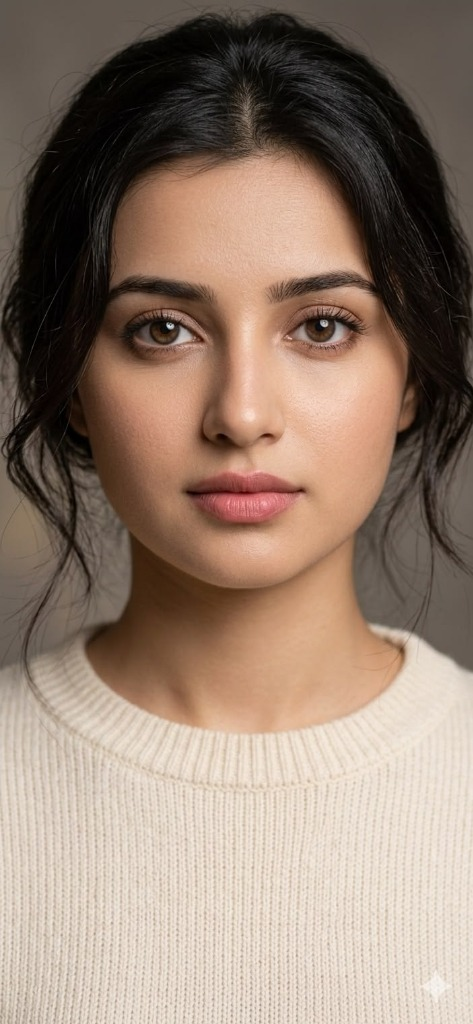
#> input picture samples/woman.jpg, 473 x 1024 px; the run also reads 1 picture not shown here
$ python generate_and_organize_data.py
#> lines starting #> are read from the running program, lines starting #| are printed output that depends on the picture; after the words box and inside, x2 and y2 are one past the last pixel; in counts of white or black regions, pixels touching at a corner belong together
import os
import glob
import random
import numpy as np
import cv2
from PIL import Image, ImageEnhance, ImageFilter, ImageOps

def create_degraded_twin(img_np):
    """Creates a degraded twin (JPEG q30-70, resize 0.5x, WhatsApp-style re-encode, crop)."""
    h, w = img_np.shape[:2]
    aug_type = random.choice(["jpeg", "resize", "crop", "whatsapp"])

    if aug_type == "jpeg":
        q = random.randint(30, 65)
        _, enc = cv2.imencode(".jpg", img_np, [int(cv2.IMWRITE_JPEG_QUALITY), q])
        degraded = cv2.imdecode(enc, 1)
    elif aug_type == "resize":
        scale = random.uniform(0.4, 0.6)
        small = cv2.resize(img_np, (int(w * scale), int(h * scale)), interpolation=cv2.INTER_AREA)
        degraded = cv2.resize(small, (w, h), interpolation=cv2.INTER_LINEAR)
    elif aug_type == "crop":
        crop_ratio = random.uniform(0.75, 0.90)
        ch, cw = int(h * crop_ratio), int(w * crop_ratio)
        sy = random.randint(0, h - ch)
        sx = random.randint(0, w - cw)
        cropped = img_np[sy:sy+ch, sx:sx+cw]
        degraded = cv2.resize(cropped, (w, h), interpolation=cv2.INTER_LINEAR)
    else: # whatsapp-style double jpeg + resize
        small = cv2.resize(img_np, (int(w * 0.5), int(h * 0.5)), interpolation=cv2.INTER_AREA)
        _, enc = cv2.imencode(".jpg", small, [int(cv2.IMWRITE_JPEG_QUALITY), 40])
        decoded = cv2.imdecode(enc, 1)
        degraded = cv2.resize(decoded, (w, h), interpolation=cv2.INTER_LINEAR)

    return degraded

def generate_sbi_faceswap(img_np):
    """Generate Self-Blended Image (SBI) face swap pseudo-fake from real image."""
    h, w = img_np.shape[:2]
    mask = np.zeros((h, w), dtype=np.float32)
    center_y, center_x = int(h * 0.45), int(w * 0.5)
    axes = (int(w * 0.25), int(h * 0.3))
    cv2.ellipse(mask, (center_x, center_y), axes, 0, 0, 360, 1.0, -1)

    sigma = random.uniform(15, 30)
    mask = cv2.GaussianBlur(mask, (0, 0), sigma)
    mask_3d = np.stack([mask]*3, axis=-1)

    source_copy = img_np.copy()
    if random.random() < 0.5:
        source_copy = cv2.GaussianBlur(source_copy, (5, 5), 0)
    hsv = cv2.cvtColor(source_copy, cv2.COLOR_BGR2HSV).astype(np.float32)
    hsv[:, :, 0] = (hsv[:, :, 0] + random.uniform(-10, 10)) % 180
    hsv[:, :, 1] = np.clip(hsv[:, :, 1] * random.uniform(0.8, 1.2), 0, 255)
    source_copy = cv2.cvtColor(hsv.astype(np.uint8), cv2.COLOR_HSV2BGR)

    blended = (source_copy.astype(np.float32) * mask_3d + img_np.astype(np.float32) * (1 - mask_3d)).astype(np.uint8)
    return blended

def generate_inpainting_edit(img_np):
    """Generates localized inpainting/editing synthetic artifact."""
    h, w = img_np.shape[:2]
    edited = img_np.copy()
    rx = random.randint(int(w * 0.2), int(w * 0.6))
    ry = random.randint(int(h * 0.2), int(h * 0.6))
    rw = random.randint(int(w * 0.25), int(w * 0.4))
    rh = random.randint(int(h * 0.25), int(h * 0.4))

    sub = edited[ry:ry+rh, rx:rx+rw]
    if sub.shape[0] > 0 and sub.shape[1] > 0:
        sub_edited = cv2.bilateralFilter(sub, 9, 75, 75)
        sub_edited = cv2.addWeighted(sub_edited, 0.85, np.full_like(sub_edited, 128), 0.15, 0)
        edited[ry:ry+rh, rx:rx+rw] = sub_edited
    return edited

def generate_cutout_alpha(img_np):
    """Creates transparent PNG cutout image (alpha channel edit)."""
    h, w = img_np.shape[:2]
    rgba = cv2.cvtColor(img_np, cv2.COLOR_BGR2BGRA)
    mask = np.ones((h, w), dtype=np.uint8) * 255
    margin_w = int(w * 0.15)
    margin_h = int(h * 0.15)
    mask[:margin_h, :] = 0
    mask[-margin_h:, :] = 0
    mask[:, :margin_w] = 0
    mask[:, -margin_w:] = 0
    rgba[:, :, 3] = mask
    return rgba

def main():
    print("=== Generating & Organizing Dataset ===")

    categories = ["real_camera", "real_compressed", "ai_full", "ai_edit", "faceswap"]
    for c in categories:
        os.makedirs(f"data/{c}", exist_ok=True)

    subfolders = {
        "real_camera": ["camera_photos", "celeba_real"],
        "real_compressed": ["camera_photos", "celeba_real"],
        "ai_full": ["sd_v15", "midjourney"],
        "ai_edit": ["inpainting", "cutout_alpha"],
        "faceswap": ["sbi_swap", "deepfake_swap"]
    }

    for c, subs in subfolders.items():
        for s in subs:
            os.makedirs(f"data/{c}/{s}", exist_ok=True)

    # Collect real images from disk
    existing_reals = glob.glob("data/real/*.jpg") + glob.glob("data/real/*.png")
    if not existing_reals:
        existing_reals = glob.glob("samples/*.jpg") + glob.glob("samples/*.png")

    print(f"Found {len(existing_reals)} seed real images.")

    for idx, path in enumerate(existing_reals):
        sub = "camera_photos" if idx % 2 == 0 else "celeba_real"
        img = cv2.imread(path)
#> img is the input picture: shape (1024, 473, 3); mean B, G, R 111.9, 126.6, 147.1
        if img is None:
            continue
        out_name = f"real_{idx:04d}.jpg"
        cv2.imwrite(f"data/real_camera/{sub}/{out_name}", img)

        # Degraded twin
        degraded = create_degraded_twin(img)
#> in create_degraded_twin, `_, enc = cv2.imencode(".jpg", small, [int(cv2.IMWRITE_JPEG_QUALITY), 4..`: enc = 9152 values, max 255 at index 0, min 0 at index 4, mean 120.3
        cv2.imwrite(f"data/real_compressed/{sub}/{out_name}", degraded)

        # Inpainting edit
        inpainted = generate_inpainting_edit(img)
#> in generate_inpainting_edit, `sub = edited[ry:ry+rh, rx:rx+rw]`:
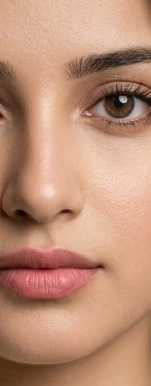
#> sub: shape (386, 151, 3); mean B, G, R 118.1, 142.5, 188.6
#> in generate_inpainting_edit, `sub_edited = cv2.addWeighted(sub_edited, 0.85, np.full_like(sub_edited..`:
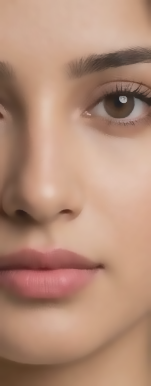
#> sub_edited: shape (386, 151, 3); mean B, G, R 119.6, 140.4, 179.6
#> in generate_inpainting_edit, `edited[ry:ry+rh, rx:rx+rw] = sub_edited`: edited: shape (1024, 473, 3); 12.03% of pixels changed, all inside (x1, y1, x2, y2) = (201, 224, 352, 610)
        cv2.imwrite(f"data/ai_edit/inpainting/edit_inpainted_{idx:04d}.jpg", inpainted)

        # Cutout alpha
        cutout = generate_cutout_alpha(img)
        cv2.imwrite(f"data/ai_edit/cutout_alpha/edit_cutout_{idx:04d}.png", cutout)

        # SBI faceswap
        sbi = generate_sbi_faceswap(img)
#> in generate_sbi_faceswap, `cv2.ellipse(mask, (center_x, center_y), axes, 0, 0, 360, 1.0, -1)`:
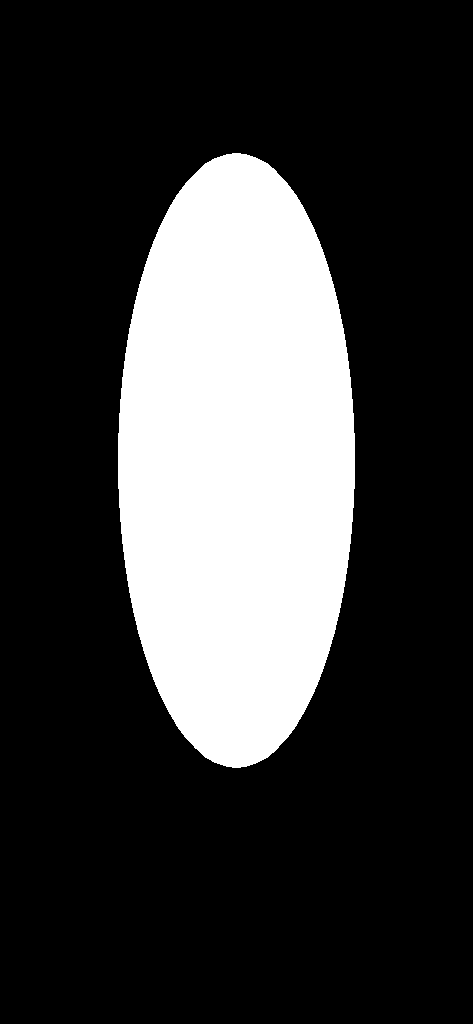
#> mask: shape (1024, 473) float32; values 0 (black) and 1 (white), 23.6% white; 1 white region, box (x1, y1, x2, y2) and area: (118, 153, 355, 768) 114313
#> in generate_sbi_faceswap, `hsv[:, :, 1] = np.clip(hsv[:, :, 1] * random.uniform(0.8, 1.2), 0, 255)`:
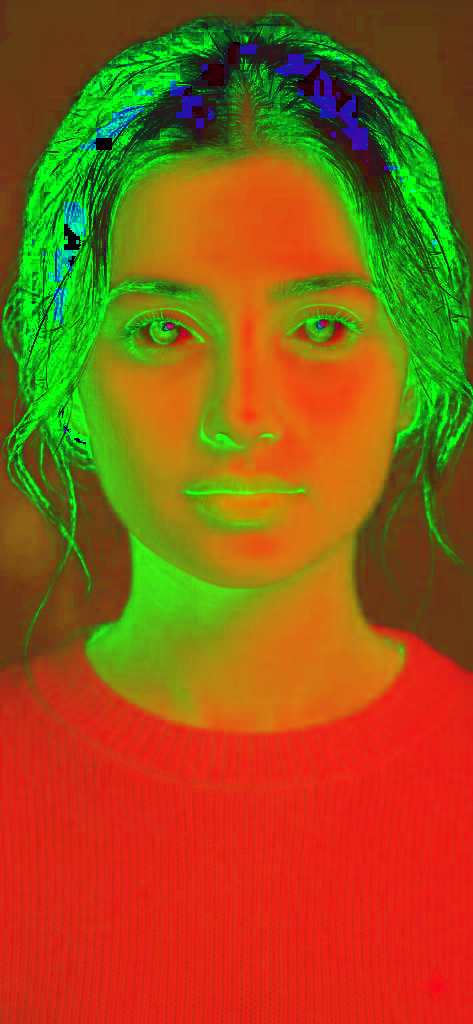
#> hsv: shape (1024, 473, 3) float32; mean B, G, R 22.1, 90, 147.1
        cv2.imwrite(f"data/faceswap/sbi_swap/swap_sbi_{idx:04d}.jpg", sbi)

        # Deepfake face swap variant
        sbi2 = generate_sbi_faceswap(cv2.flip(img, 1))
#> in generate_sbi_faceswap (call 2), `source_copy = img_np.copy()`:
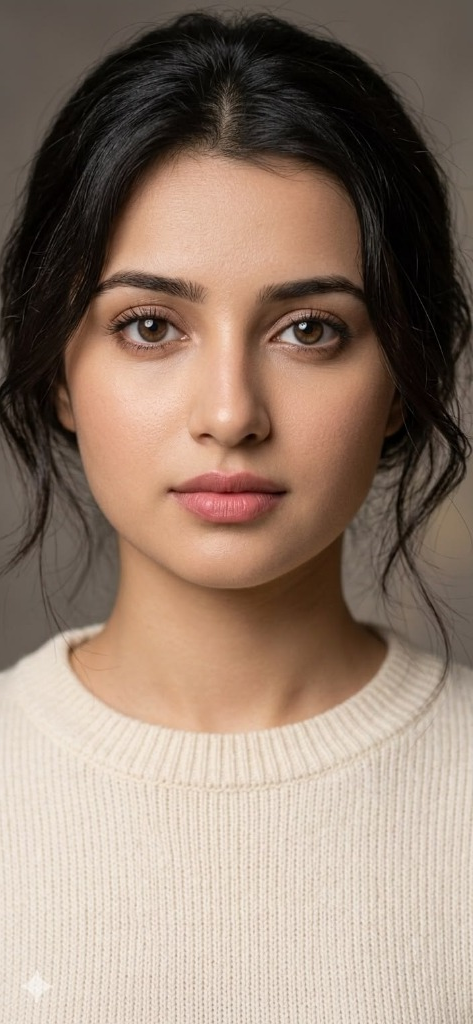
#> source_copy: shape (1024, 473, 3); mean of channels 0, 1, 2 111.9, 126.6, 147.1; drawn as B, G, R
#> in generate_sbi_faceswap (call 2), `hsv[:, :, 1] = np.clip(hsv[:, :, 1] * random.uniform(0.8, 1.2), 0, 255)`:
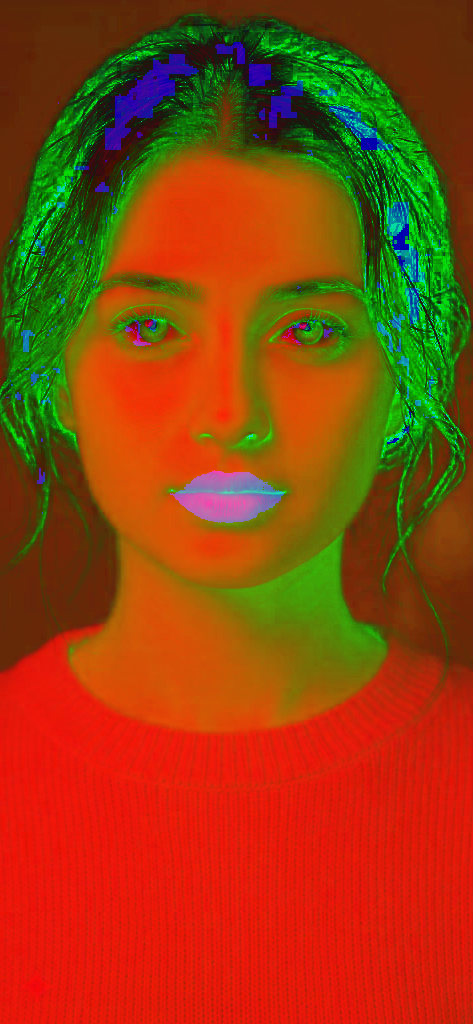
#> hsv: shape (1024, 473, 3) float32; mean of channels 0, 1, 2 13.3, 65.5, 147.1; drawn as B, G, R
        cv2.imwrite(f"data/faceswap/deepfake_swap/swap_df_{idx:04d}.jpg", sbi2)
#> pass 2 of the loop in main, `for idx, path in enumerate(existing_reals):`:
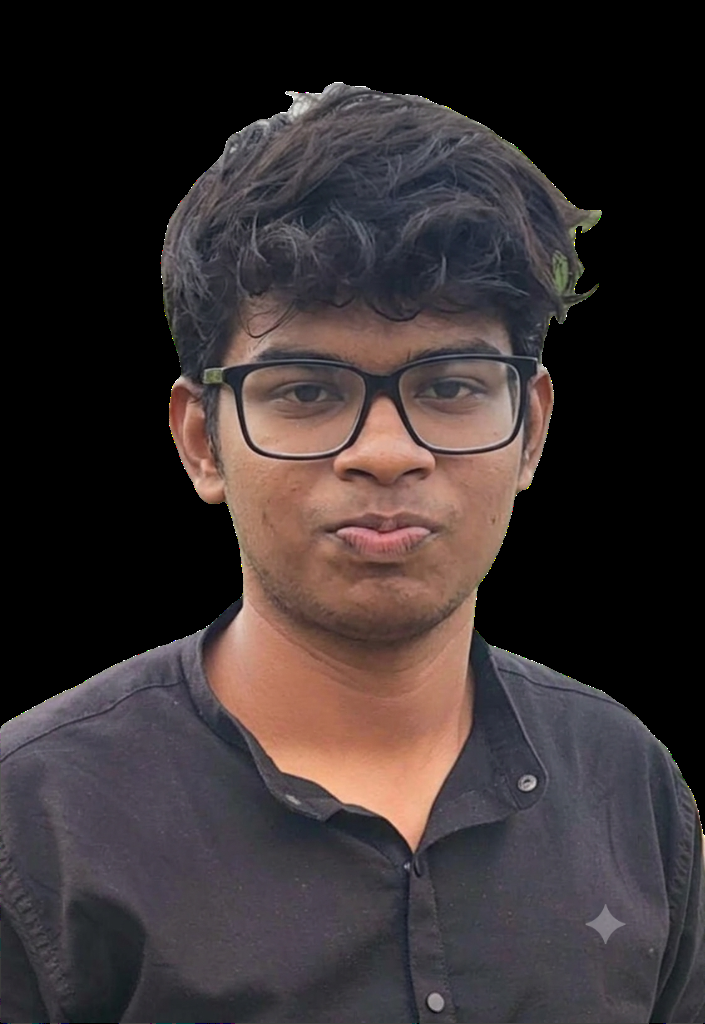
#> input picture samples/guy.png, 705 x 1024 px
#> in main, img is the input picture: shape (1024, 705, 3); mean B, G, R 48.4, 47.8, 56
#> sub: shape (293, 266, 3)
#> edited: shape (1024, 705, 3)
#> in generate_sbi_faceswap (call 3), `cv2.ellipse(mask, (center_x, center_y), axes, 0, 0, 360, 1.0, -1)`:
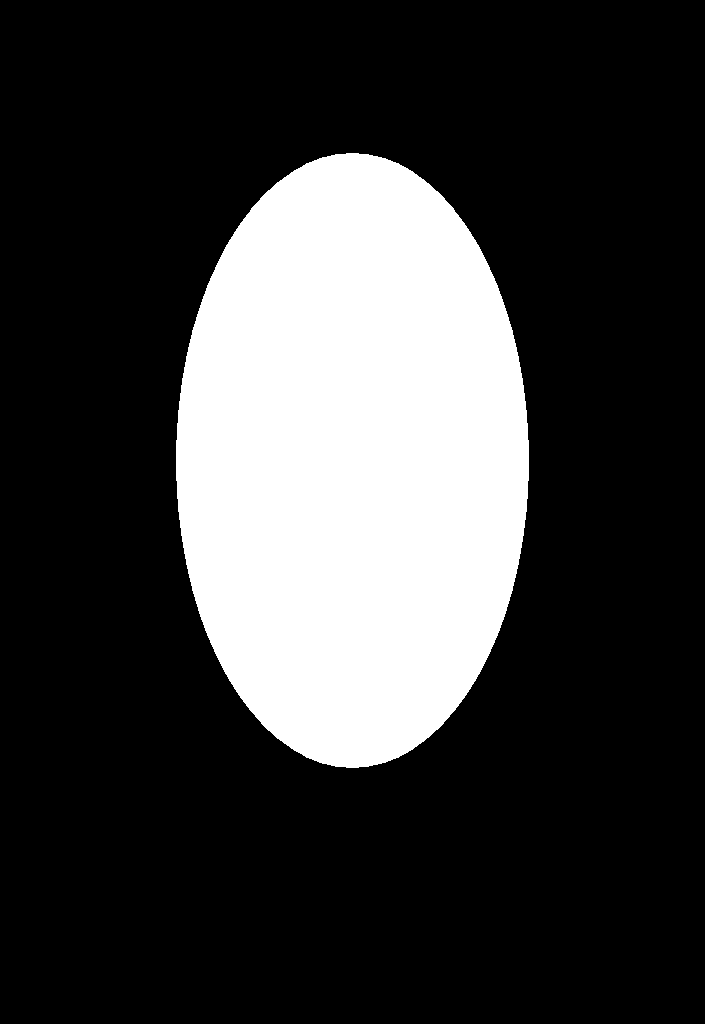
#> mask: shape (1024, 705) float32; values 0 (black) and 1 (white), 23.6% white; 1 white region, box (x1, y1, x2, y2) and area: (176, 153, 529, 768) 170237
#> blended: shape (1024, 705, 3)
#> in generate_sbi_faceswap (call 4), `hsv[:, :, 0] = (hsv[:, :, 0] + random.uniform(-10, 10)) % 180`:
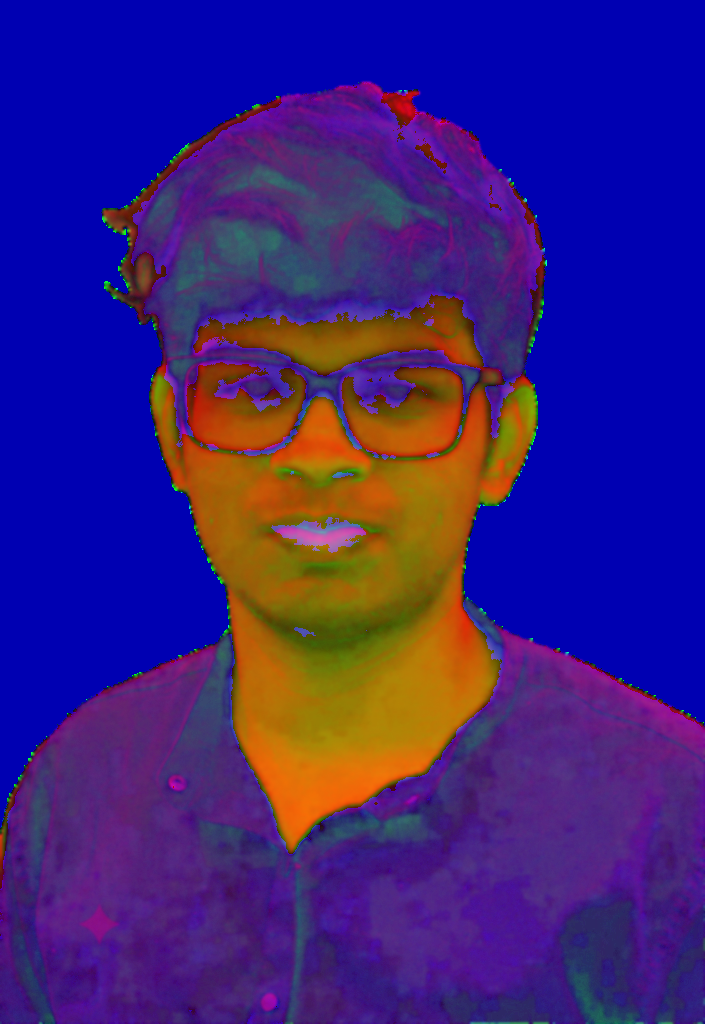
#> hsv: shape (1024, 705, 3) float32; mean of channels 0, 1, 2 126.1, 31.7, 58.9; drawn as B, G, R

    # Populate ai_full from data/fake/synthetic and data/fake/hf_ai
    existing_fakes = glob.glob("data/fake/synthetic/*.jpg") + glob.glob("data/fake/hf_ai/*.jpg") + glob.glob("data/fake/*.jpg")
    print(f"Found {len(existing_fakes)} seed fake images.")

    for idx, path in enumerate(existing_fakes):
        sub = "sd_v15" if idx % 2 == 0 else "midjourney"
        img = cv2.imread(path)
        if img is None:
            continue
        out_name = f"fake_{idx:04d}.jpg"
        cv2.imwrite(f"data/ai_full/{sub}/{out_name}", img)

        # Also create degraded twins for fake images per Step 0 rules
        degraded_fake = create_degraded_twin(img)
        cv2.imwrite(f"data/ai_full/{sub}/deg_{out_name}", degraded_fake)

    # Golden images
    sample_guy = "samples/guy.png"
    if os.path.exists(sample_guy):
        img_guy = cv2.imread(sample_guy, cv2.IMREAD_UNCHANGED)
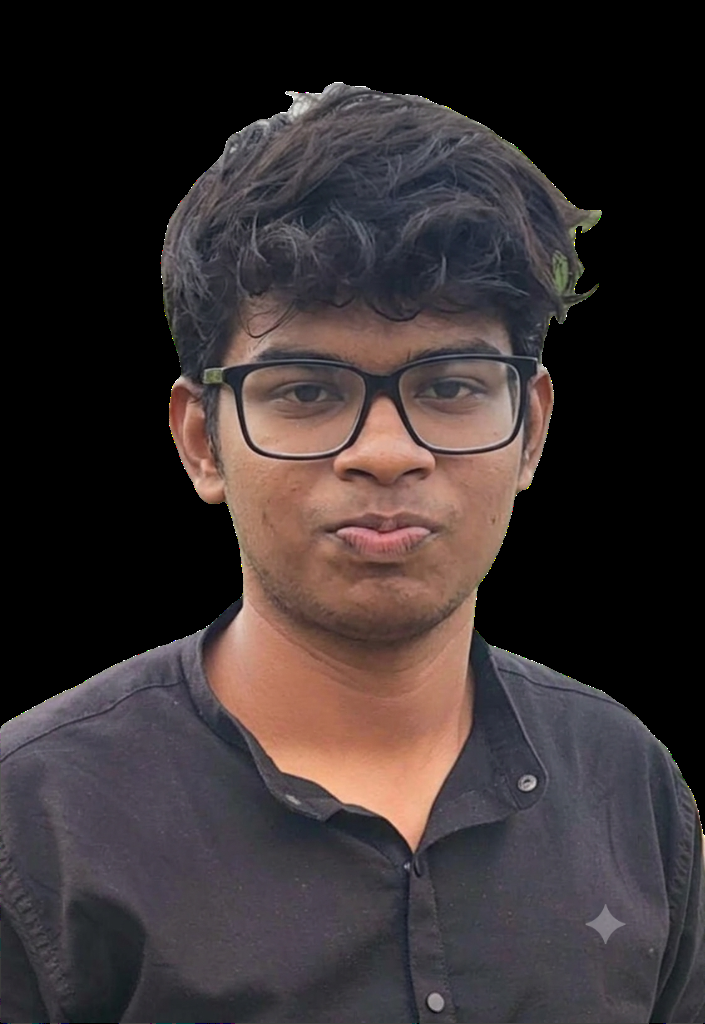
#> img_guy: shape (1024, 705, 4); mean B, G, R, A 48.4, 47.8, 56, 150.1
        if img_guy is not None:
            cv2.imwrite("data/ai_edit/cutout_alpha/golden_guy.png", img_guy)

    sample_woman = "samples/woman.jpg"
    if os.path.exists(sample_woman):
        img_w = cv2.imread(sample_woman)
        if img_w is not None:
            cv2.imwrite("data/ai_full/midjourney/golden_woman.jpg", img_w)

    print("Finished organizing data.")

if __name__ == "__main__":
    main()
